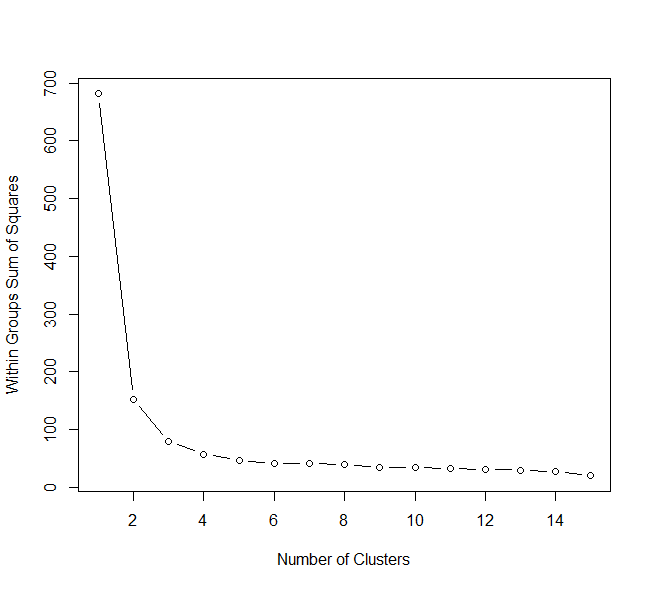

Write the R code that produced this figure.
# WSS Stands for "Within Sums of Squares"
wssplot<-function(data,nc=15,seed=1234)
{
  wss<-(nrow(data)-1)*sum(apply(data,2,var))
  for(i in 2:nc){
    set.seed(seed)
    wss[i]<-sum(kmeans(data,centers=i)$withinss)}
  plot(1:nc,wss,type="b", xlab="Number of Clusters",
       ylab="Within Groups Sum of Squares")
}
